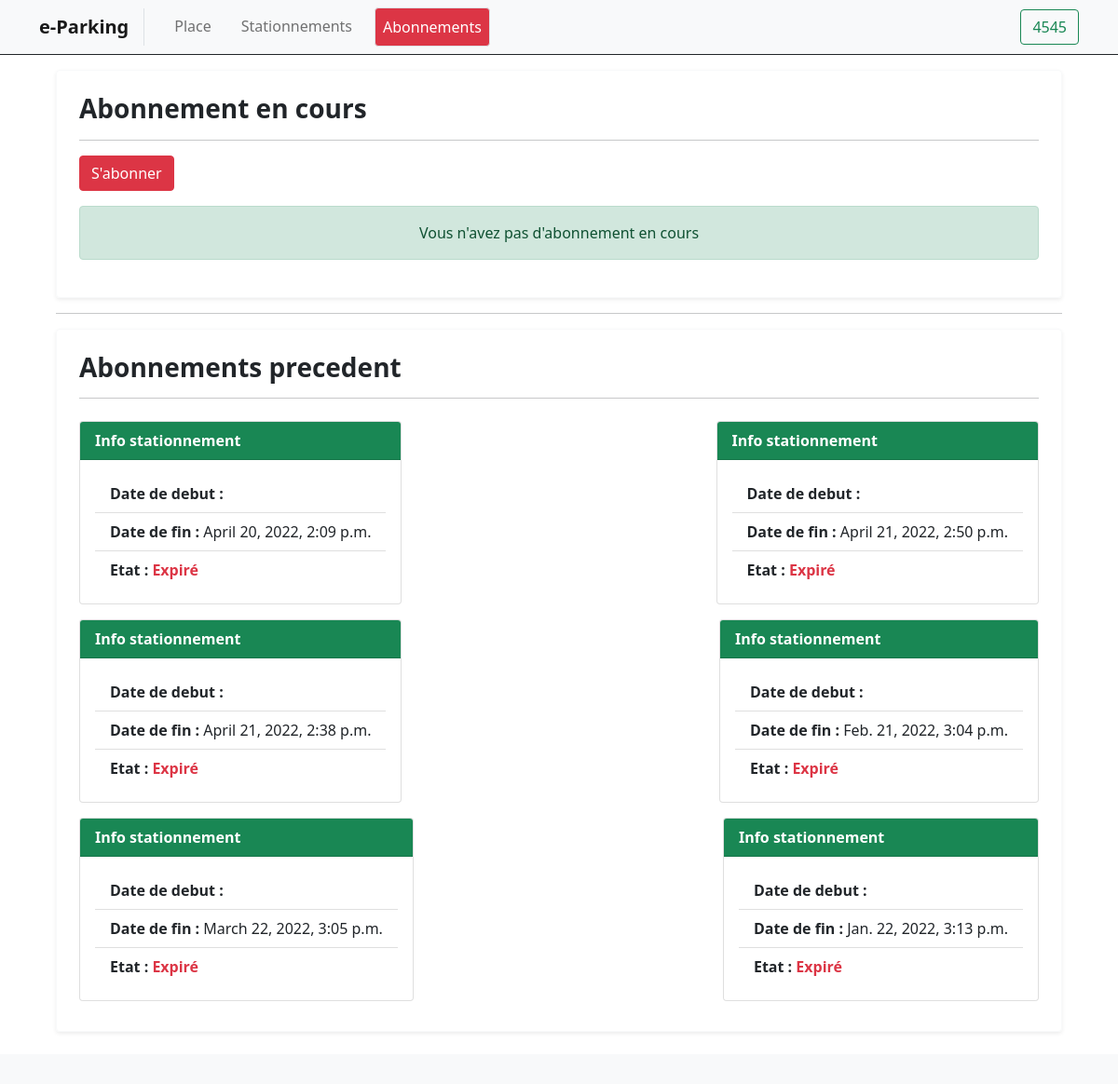
The page /client/abonnement (signed in) on the database its author committed.
### client/models.py (models this page shows, shortened)
class Abonnement(models.Model):
    numA = models.IntegerField(blank=True, null=True)
    dateD = models.DateTimeField(auto_now=True)
    dateF = models.DateTimeField(null = True, blank=True)
    client = models.ForeignKey(Utilisateur, on_delete=models.CASCADE)
    def encour(self):
        expired_on = self.dateF.replace(tzinfo=utc)
        checked_on = datetime.now().replace(tzinfo=utc)
        if expired_on>checked_on:
            return True
        return False
    encour = property(encour)

### client/views.py (the view)
# urls.py: path('abonnement', views.abonnement, name='abonnement'),
def abonnement(request, error = False):
    if request.user.is_authenticated:
        abonnement = Abonnement.objects.all()
        client = Utilisateur.objects.get( user = request.user )
        context = {
            'abonnement':abonnement,
            'abonlink':True,
            'client': client,
            'error' : error,
        }
        return render(request, 'client/abonnement.html', context=context )
    return redirect('login')

### client/models.py (called while the page is built)
    def abonnementEncours(self):
        return Abonnement.objects.filter(client = self).last()

### client/templates/client/abonnement.html (shortened to what this page needs)
{% extends 'client/base/base.html' %}
{% load crispy_forms_tags %}
{% load static %}
{% block content %}
<div class="px-5 py-2">
    <div class="pb-5">
        <div class="border border-light rounded p-4 shadow-sm">
            <div class="fw-bold h3">
                Abonnement en cours
            </div>
            <hr />
            {% if not client.encour.encour %}
            <a class="btn btn-danger mb-3" data-bs-toggle="modal" href="#exampleModalToggle" role="button">S'abonner</a>
            <div class="alert alert-success text-center" role="alert">
                Vous n'avez pas d'abonnement en cours
            </div>
            {% endif %}
        </div>
        <hr />
        <div class="border border-light rounded p-4 shadow-sm">
            <div class="fw-bold h3">
                Abonnements precedent
            </div>
            <hr />
            <div class="d-flex flex-wrap justify-content-between">
                {% for abon in abonnement %}
                {% if not abon.encour  %}
                <div class="card my-2">
                    <div class="card-header text-white fw-bold bg-success">
                        Info stationnement
                    </div>
                    <div class="card-body">
                        <ul class="list-group list-group-flush">
                            <li class="list-group-item"><span class="fw-bold">Date de debut :</span> {{stat.abon}}</li>
                            <li class="list-group-item"><span class="fw-bold">Date de fin :</span>
                                {{abon.dateF|default_if_none:"--"}}</li>
                            <li class="list-group-item"><span class="fw-bold">Etat :</span>
                                <span class=" fw-bold text-danger"> Expiré </span>
                            </li>
                        </ul>
                    </div>
                </div>
                {% endif %}
                {% endfor %}
            </div>
        </div>
    </div>
</div>
{% endblock %}

### client/templates/client/base/base.html (shortened to what this page needs)
{% extends 'client/base/main.html'%}
{% block body%}
<body styles={height:100vh;} class="bg-dar">
    <nav class="navbar navbar-expand-lg navbar-light bg-light border-bottom border-dark">
        <div class="container">
            <a class="navbar-brand fw-bold pe-3 border-end" href="{% url 'index'%}">e-Parking</a>
            <div class="collapse navbar-collapse" id="navbarSupportedContent">
                <ul class="navbar-nav me-auto mb-2 mb-lg-0">
                    <li class="nav-item mx-2">
                        <a class="nav-link {% if placelink %} border-bottom bg-danger text-white border rounded{% endif %}" aria-current="page" href="{% url 'index' %}">Place</a>
                    </li>
                    <li class="nav-item mx-2">
                        <a class="nav-link {% if statlink %} border-bottom bg-danger text-white border rounded{% endif %}" aria-current="page" href="{% url 'stationnement' %}">Stationnements</a>
                    </li>
                    <li class="nav-item mx-2">
                        <a class="nav-link {% if abonlink %} border-bottom bg-danger text-white border rounded{% endif %} "
                            aria-current="page" href="{% url 'abonnement' %}">Abonnements</a>
                    </li>
                </ul>
                <div class="d-flex">
                    {% if request.user.is_authenticated %}
                        <a class="btn btn-outline-success" href="{% url 'logout' %}">
                            {{request.user.username}}
                        </a>
                    {% else %}
                        <a class="btn btn-outline-success" href="{% url 'login' %}">
                            Se connecter
                        </a>
                    {% endif %}
                </div>
            </div>
        </div>
    </nav>
    <div class="container-fluid mt-2">
        {% block content %}
        {% endblock %}
    </div>
    <div class="container-fluid fixed-bottom bg-light">
        <footer class="py-3">
        </footer>
    </div>
</body>
{% endblock %}

### rows shown on the page
Abonnement: dateF "April 20, 2022, 2:09 p.m."
Abonnement: dateF "April 21, 2022, 2:50 p.m."
Abonnement: dateF "April 21, 2022, 2:38 p.m."
Abonnement: dateF "Feb. 21, 2022, 3:04 p.m."
Abonnement: dateF "March 22, 2022, 3:05 p.m."
Abonnement: dateF "Jan. 22, 2022, 3:13 p.m."

### other values the page prints
{{ request.user.username }} "4545"
